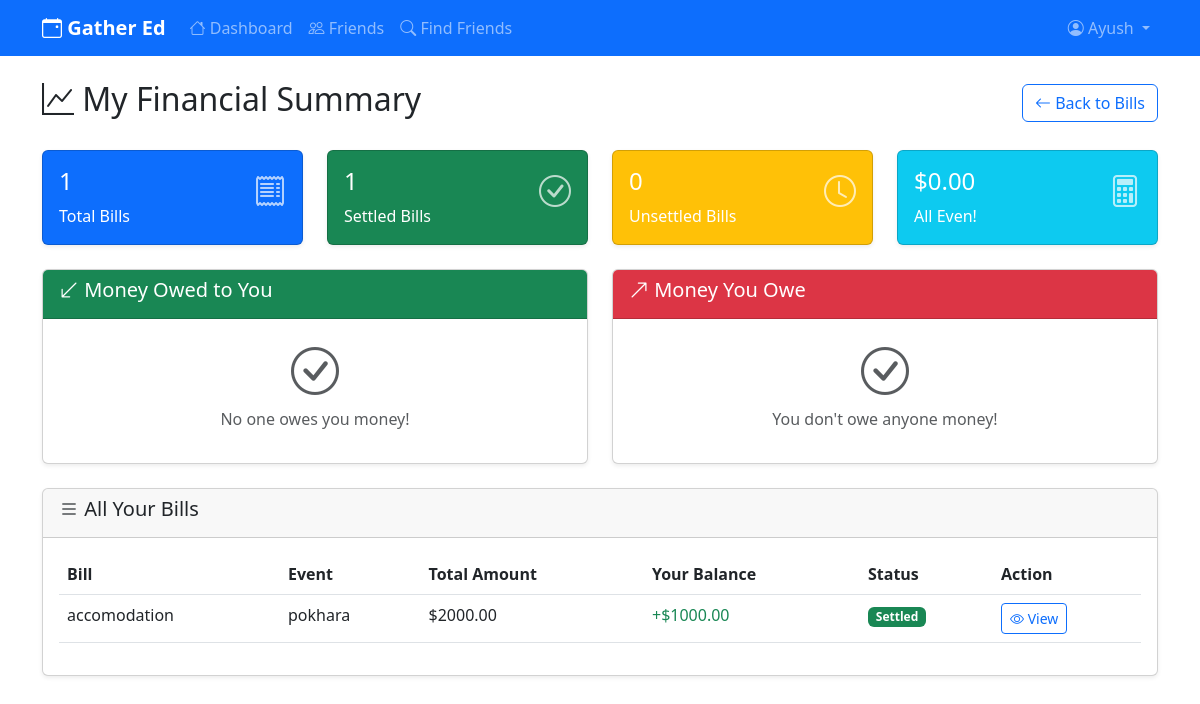
Page /bills/summary/ (signed in) on the committed database.
### bills/models.py (models this page shows, shortened)
class Bill(models.Model):
    event = models.ForeignKey(Event, on_delete=models.CASCADE, related_name='bills')
    title = models.CharField(max_length=200)
    description = models.TextField(blank=True)
    total_amount = models.DecimalField(max_digits=10, decimal_places=2, default=0)
    created_by = models.ForeignKey(User, on_delete=models.CASCADE)
    is_settled = models.BooleanField(default=False)
    created_at = models.DateTimeField(auto_now_add=True)
    updated_at = models.DateTimeField(auto_now=True)
    class Meta:
        ordering = ['-created_at']
    def get_split_calculation(self):
        expenses = self.expenses.all()
        participants = set()
        for expense in expenses:
            participants.add(expense.paid_by)
            participants.update(expense.shared_by.all())
        if not participants:
            return {}
        person_expenses = defaultdict(Decimal)
        person_payments = defaultdict(Decimal)
        for expense in expenses:
            person_payments[expense.paid_by] += expense.amount
            shared_by_count = expense.shared_by.count()
            if shared_by_count > 0:
                amount_per_person = expense.amount / shared_by_count
                for person in expense.shared_by.all():
                    person_expenses[person] += amount_per_person
        balances = {}
        for person in participants:
            balances[person] = person_payments[person] - person_expenses[person]
        settlements = []
        debtors = [(person, -balance) for person, balance in balances.items() if balance < 0]
        creditors = [(person, balance) for person, balance in balances.items() if balance > 0]
        debtors.sort(key=lambda x: x[1], reverse=True)  # Largest debts first
        creditors.sort(key=lambda x: x[1], reverse=True)  # Largest credits first
        i = j = 0
        while i < len(debtors) and j < len(creditors):
            debtor, debt = debtors[i]
            creditor, credit = creditors[j]
            settlement_amount = min(debt, credit)
            if settlement_amount > 0.01:  # Avoid tiny settlements
                settlements.append({
                    'from_user': debtor,
                    'to_user': creditor,
                    'amount': round(settlement_amount, 2)
                })
            debtors[i] = (debtor, debt - settlement_amount)
            creditors[j] = (creditor, credit - settlement_amount)
            if debtors[i][1] <= 0.01:
                i += 1
            if creditors[j][1] <= 0.01:
                j += 1
        return {
            'balances': {person: round(balance, 2) for person, balance in balances.items()},
            'settlements': settlements,
            'total_amount': self.total_amount
        }

### eventpollapp/models.py (models this page shows, shortened)
class Event(models.Model):
    title = models.CharField(max_length=200)
    description = models.TextField()
    creator = models.ForeignKey(User, on_delete=models.CASCADE, related_name='created_events')
    required_role = models.ForeignKey(Role, on_delete=models.CASCADE, null=True, blank=True)
    is_date_finalized = models.BooleanField(default=False)
    finalized_date = models.DateTimeField(null=True, blank=True)
    location = models.CharField(max_length=300, blank=True)
    created_at = models.DateTimeField(auto_now_add=True)
    updated_at = models.DateTimeField(auto_now=True)
    class Meta:
        ordering = ['-created_at']

### bills/views.py (the view)
# urls.py: path('summary/', views.user_summary, name='user_summary'),
@login_required
def user_summary(request):
    user_bills = Bill.objects.filter(
        Q(event__creator=request.user) |
        Q(event__participants__user=request.user) |
        Q(participants__user=request.user)
    ).distinct()
    summary_data = {
        'total_bills': user_bills.count(),
        'settled_bills': user_bills.filter(is_settled=True).count(),
        'unsettled_bills': user_bills.filter(is_settled=False).count(),
        'total_owed_to_user': 0,
        'total_user_owes': 0,
        'bills_breakdown': [],
    }
    for bill in user_bills:
        split_data = bill.get_split_calculation()
        user_balance = split_data.get('balances', {}).get(request.user, 0)
        bill_info = {
            'bill': bill,
            'balance': user_balance,
            'total_amount': bill.total_amount,
        }
        summary_data['bills_breakdown'].append(bill_info)
        if not bill.is_settled:
            if user_balance > 0:
                summary_data['total_owed_to_user'] += user_balance
            elif user_balance < 0:
                summary_data['total_user_owes'] += abs(user_balance)
    context = {
        'summary_data': summary_data,
    }
    return render(request, 'bills/user_summary.html', context)

### templates/bills/user_summary.html (shortened to what this page needs)
{% extends 'base.html' %}
{% block content %}
<div class="container mt-4">
    <div class="d-flex justify-content-between align-items-center mb-4">
        <h2><i class="bi bi-graph-up"></i> My Financial Summary</h2>
        <a href="{% url 'bills:bill_list' %}" class="btn btn-outline-primary">
            <i class="bi bi-arrow-left"></i> Back to Bills
        </a>
    </div>
    <div class="row mb-4">
        <div class="col-md-3">
            <div class="card bg-primary text-white">
                <div class="card-body">
                    <div class="d-flex justify-content-between">
                        <div>
                            <h4>{{ summary_data.total_bills }}</h4>
                            <p class="mb-0">Total Bills</p>
                        </div>
                        <i class="bi bi-receipt" style="font-size: 2rem; opacity: 0.7;"></i>
                    </div>
                </div>
            </div>
        </div>
        <div class="col-md-3">
            <div class="card bg-success text-white">
                <div class="card-body">
                    <div class="d-flex justify-content-between">
                        <div>
                            <h4>{{ summary_data.settled_bills }}</h4>
                            <p class="mb-0">Settled Bills</p>
                        </div>
                        <i class="bi bi-check-circle" style="font-size: 2rem; opacity: 0.7;"></i>
                    </div>
                </div>
            </div>
        </div>
        <div class="col-md-3">
            <div class="card bg-warning text-white">
                <div class="card-body">
                    <div class="d-flex justify-content-between">
                        <div>
                            <h4>{{ summary_data.unsettled_bills }}</h4>
                            <p class="mb-0">Unsettled Bills</p>
                        </div>
                        <i class="bi bi-clock" style="font-size: 2rem; opacity: 0.7;"></i>
                    </div>
                </div>
            </div>
        </div>
        <div class="col-md-3">
            <div class="card {% if summary_data.total_user_owes > summary_data.total_owed_to_user %}bg-danger{% else %}bg-info{% endif %} text-white">
                <div class="card-body">
                    <div class="d-flex justify-content-between">
                        <div>
                            {% if summary_data.total_user_owes > summary_data.total_owed_to_user %}
                                <h4>-${{ summary_data.total_user_owes|floatformat:2 }}</h4>
                                <p class="mb-0">Net Balance</p>
                            {% elif summary_data.total_owed_to_user > summary_data.total_user_owes %}
                                <h4>+${{ summary_data.total_owed_to_user|floatformat:2 }}</h4>
                                <p class="mb-0">Net Balance</p>
                            {% else %}
                                <h4>$0.00</h4>
                                <p class="mb-0">All Even!</p>
                            {% endif %}
                        </div>
                        <i class="bi bi-calculator" style="font-size: 2rem; opacity: 0.7;"></i>
                    </div>
                </div>
            </div>
        </div>
    </div>
    <div class="row">
        <div class="col-md-6">
            <div class="card mb-4">
                <div class="card-header bg-success text-white">
                    <h5><i class="bi bi-arrow-down-left"></i> Money Owed to You</h5>
                </div>
                <div class="card-body">
                    {% if summary_data.total_owed_to_user > 0 %}
                        <h4 class="text-success">${{ summary_data.total_owed_to_user|floatformat:2 }}</h4>
                        <p class="text-muted">People owe you money from the following bills:</p>
                        {% for bill_info in summary_data.bills_breakdown %}
                            {% if bill_info.balance > 0 %}
                            <div class="d-flex justify-content-between align-items-center p-2 mb-1 border rounded">
                                <div>
                                    <strong>{{ bill_info.bill.title }}</strong>
                                    <div class="small text-muted">{{ bill_info.bill.event.title }}</div>
                                </div>
                                <span class="text-success">+${{ bill_info.balance|floatformat:2 }}</span>
                            </div>
                            {% endif %}
                        {% endfor %}
                    {% else %}
                        <div class="text-center text-muted">
                            <i class="bi bi-check-circle" style="font-size: 3rem;"></i>
                            <p>No one owes you money!</p>
                        </div>
                    {% endif %}
                </div>
            </div>
        </div>
        <div class="col-md-6">
            <div class="card mb-4">
                <div class="card-header bg-danger text-white">
                    <h5><i class="bi bi-arrow-up-right"></i> Money You Owe</h5>
                </div>
                <div class="card-body">
                    {% if summary_data.total_user_owes > 0 %}
                        <h4 class="text-danger">${{ summary_data.total_user_owes|floatformat:2 }}</h4>
                        <p class="text-muted">You owe money for the following bills:</p>
                        {% for bill_info in summary_data.bills_breakdown %}
                            {% if bill_info.balance < 0 %}
                            <div class="d-flex justify-content-between align-items-center p-2 mb-1 border rounded">
                                <div>
                                    <strong>{{ bill_info.bill.title }}</strong>
                                    <div class="small text-muted">{{ bill_info.bill.event.title }}</div>
                                </div>
                                <span class="text-danger">${{ bill_info.balance|floatformat:2|cut:"-" }}</span>
                            </div>
                            {% endif %}
                        {% endfor %}
                    {% else %}
                        <div class="text-center text-muted">
                            <i class="bi bi-check-circle" style="font-size: 3rem;"></i>
                            <p>You don't owe anyone money!</p>
                        </div>
                    {% endif %}
                </div>
            </div>
        </div>
    </div>
    <div class="card">
        <div class="card-header">
            <h5><i class="bi bi-list"></i> All Your Bills</h5>
        </div>
        <div class="card-body">
            {% if summary_data.bills_breakdown %}
                <div class="table-responsive">
                    <table class="table">
                        <thead>
                            <tr>
                                <th>Bill</th>
                                <th>Event</th>
                                <th>Total Amount</th>
                                <th>Your Balance</th>
                                <th>Status</th>
                                <th>Action</th>
                            </tr>
                        </thead>
                        <tbody>
                            {% for bill_info in summary_data.bills_breakdown %}
                            <tr>
                                <td>{{ bill_info.bill.title }}</td>
                                <td>{{ bill_info.bill.event.title }}</td>
                                <td>${{ bill_info.total_amount|floatformat:2 }}</td>
                                <td class="{% if bill_info.balance > 0 %}text-success{% elif bill_info.balance < 0 %}text-danger{% else %}text-muted{% endif %}">
                                    {% if bill_info.balance > 0 %}+{% endif %}${{ bill_info.balance|floatformat:2 }}
                                </td>
                                <td>
                                    {% if bill_info.bill.is_settled %}
                                        <span class="badge bg-success">Settled</span>
                                    {% else %}
                                        <span class="badge bg-warning">Unsettled</span>
                                    {% endif %}
                                </td>
                                <td>
                                    <a href="{% url 'bills:bill_detail' bill_info.bill.id %}" class="btn btn-outline-primary btn-sm">
                                        <i class="bi bi-eye"></i> View
                                    </a>
                                </td>
                            </tr>
                            {% endfor %}
                        </tbody>
                    </table>
                </div>
            {% else %}
                <div class="text-center text-muted">
                    <i class="bi bi-receipt" style="font-size: 3rem;"></i>
                    <p>No bills found.</p>
                </div>
            {% endif %}
        </div>
    </div>
</div>
{% endblock %}

### templates/base.html (shortened to what this page needs)
<!DOCTYPE html>
<html lang="en">
<head>
    <link href="https://cdn.jsdelivr.net/npm/bootstrap@5.3.0/dist/css/bootstrap.min.css" rel="stylesheet">
    <link rel="stylesheet" href="https://cdn.jsdelivr.net/npm/bootstrap-icons@1.10.0/font/bootstrap-icons.css">
</head>
<body>
    <nav class="navbar navbar-expand-lg navbar-dark bg-primary">
        <div class="container">
            <a class="navbar-brand" href="{% if user.is_authenticated %}{% url 'eventpollapp:dashboard' %}{% else %}{% url 'accounts:login' %}{% endif %}">
                <i class="bi bi-calendar-event"></i> Gather Ed
            </a>
            <div class="collapse navbar-collapse" id="navbarNav">
                {% if user.is_authenticated %}
                <ul class="navbar-nav me-auto">
                    <li class="nav-item">
                        <a class="nav-link" href="{% url 'eventpollapp:dashboard' %}">
                            <i class="bi bi-house"></i> Dashboard
                        </a>
                    </li>
                    <li class="nav-item">
                        <a class="nav-link" href="{% url 'accounts:friends' %}">
                            <i class="bi bi-people"></i> Friends
                        </a>
                    </li>
                    <li class="nav-item">
                        <a class="nav-link" href="{% url 'accounts:search_users' %}">
                            <i class="bi bi-search"></i> Find Friends
                        </a>
                    </li>
                </ul>
                <ul class="navbar-nav">
                    <li class="nav-item dropdown">
                        <a class="nav-link dropdown-toggle" href="#" id="navbarDropdown" role="button" data-bs-toggle="dropdown">
                            <i class="bi bi-person-circle"></i> {{ user.username }}
                        </a>
                    </li>
                </ul>
                {% endif %}
            </div>
        </div>
    </nav>
    <div class="container-fluid">
        {% block content %}{% endblock %}
    </div>
</body>
</html>

### templates/base.html (style rules this page uses)
.navbar-brand { font-weight: bold; color: #ffffff !important; }
.card { box-shadow: 0 0.125rem 0.25rem rgba(0, 0, 0, 0.075); }

### rows in the picture
Bill: bill "accomodation", bill.event "pokhara", total_amount "2000.00", balance "1000.00", is_settled "Settled"

### other values in the picture
{{ user.username }} "Ayush"
{{ summary_data.total_bills }} "1"
{{ summary_data.settled_bills }} "1"
{{ summary_data.unsettled_bills }} "0"
